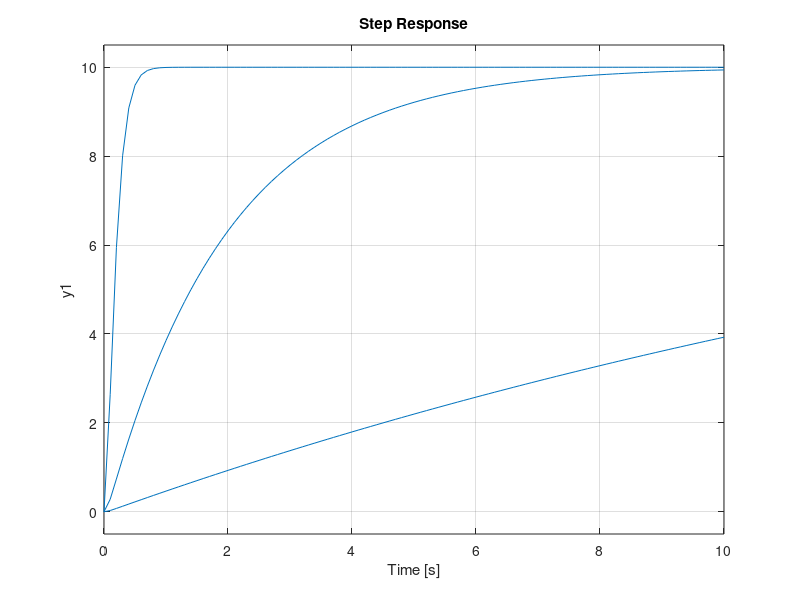

Source code (MATLAB):
clc;
close all;

k = 1; %valor de k
t = [0:0.1:10]; %vetor de tempo
Ts = tf(10*k,[1 20 k])
step(Ts,t); %aplicando o degrau 
hold on

k1 = 10;%valor de k
t1 = [0:0.1:10];%vetor de tempo
Ts1 = tf(10*k1,[1 20 k1])
step(Ts1,t1);%aplicando o degrau 
hold on

k2 = 100;%valor de k
t2 = [0:0.1:10]; %vetor de tempo
Ts2 = tf(10*k2,[1 20 k2])
step(Ts2,t2);%aplicando o degrau 
hold on



